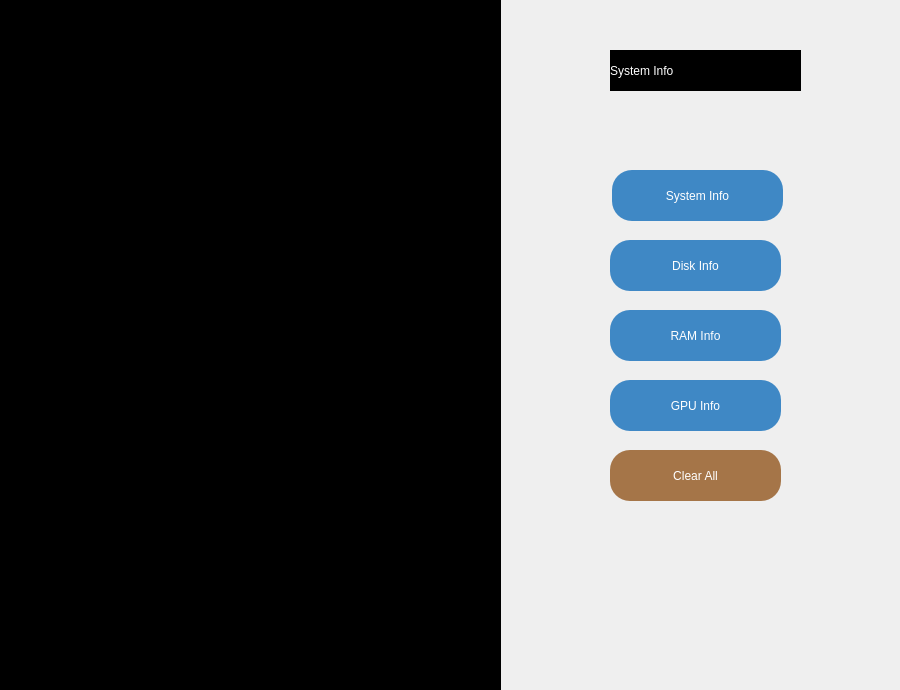
<?xml version="1.0" encoding="UTF-8"?>
<ui version="4.0">
 <class>Form</class>
 <widget class="QWidget" name="Form">
  <property name="geometry">
   <rect>
    <x>0</x>
    <y>0</y>
    <width>900</width>
    <height>690</height>
   </rect>
  </property>
  <property name="windowTitle">
   <string>Form</string>
  </property>
  <widget class="QWidget" name="verticalLayoutWidget">
   <property name="geometry">
    <rect>
     <x>0</x>
     <y>0</y>
     <width>501</width>
     <height>691</height>
    </rect>
   </property>
   <layout class="QVBoxLayout" name="verticalLayout">
    <item>
     <widget class="QTextEdit" name="outputScreen">
      <property name="styleSheet">
       <string notr="true">background-color: black;
color: #2EC4B6;
font-family: Consolas;
font-size: 12pt;
</string>
      </property>
      <property name="readOnly">
       <bool>true</bool>
      </property>
     </widget>
    </item>
   </layout>
  </widget>
  <widget class="QLabel" name="label">
   <property name="geometry">
    <rect>
     <x>500</x>
     <y>0</y>
     <width>401</width>
     <height>691</height>
    </rect>
   </property>
   <property name="text">
    <string/>
   </property>
   <property name="pixmap">
    <pixmap>./media/animated4.webp</pixmap>
   </property>
   <property name="scaledContents">
    <bool>true</bool>
   </property>
  </widget>
  <widget class="QLabel" name="label_2">
   <property name="geometry">
    <rect>
     <x>610</x>
     <y>50</y>
     <width>191</width>
     <height>41</height>
    </rect>
   </property>
   <property name="styleSheet">
    <string notr="true">font: 75 20pt &quot;MS Shell Dlg 2&quot;;
color: rgb(255, 255, 255);
background-color: rgb(0, 0, 0);</string>
   </property>
   <property name="text">
    <string>System Info</string>
   </property>
  </widget>
  <widget class="QPushButton" name="pushButton">
   <property name="geometry">
    <rect>
     <x>612</x>
     <y>170</y>
     <width>171</width>
     <height>51</height>
    </rect>
   </property>
   <property name="styleSheet">
    <string notr="true">QPushButton{
	background-color:#3F88C5;
	color:white;
	font: 14pt &quot;MS Shell Dlg 2&quot;;
	border-radius:20%;
}
QPushButton:hover{
	background-color:#A2AEBB;
}</string>
   </property>
   <property name="text">
    <string>System Info</string>
   </property>
  </widget>
  <widget class="QPushButton" name="pushButton_2">
   <property name="geometry">
    <rect>
     <x>610</x>
     <y>240</y>
     <width>171</width>
     <height>51</height>
    </rect>
   </property>
   <property name="styleSheet">
    <string notr="true">QPushButton{
	background-color:#3F88C5;
	color:white;
	font: 14pt &quot;MS Shell Dlg 2&quot;;
	border-radius:20%;
}
QPushButton:hover{
	background-color:#A2AEBB;
}</string>
   </property>
   <property name="text">
    <string>Disk Info</string>
   </property>
  </widget>
  <widget class="QPushButton" name="pushButton_3">
   <property name="geometry">
    <rect>
     <x>610</x>
     <y>310</y>
     <width>171</width>
     <height>51</height>
    </rect>
   </property>
   <property name="styleSheet">
    <string notr="true">QPushButton{
	background-color:#3F88C5;
	color:white;
	font: 14pt &quot;MS Shell Dlg 2&quot;;
	border-radius:20%;
}
QPushButton:hover{
	background-color:#A2AEBB;
}</string>
   </property>
   <property name="text">
    <string>RAM Info</string>
   </property>
  </widget>
  <widget class="QPushButton" name="pushButton_4">
   <property name="geometry">
    <rect>
     <x>610</x>
     <y>380</y>
     <width>171</width>
     <height>51</height>
    </rect>
   </property>
   <property name="styleSheet">
    <string notr="true">QPushButton{
	background-color:#3F88C5;
	color:white;
	font: 14pt &quot;MS Shell Dlg 2&quot;;
	border-radius:20%;
}
QPushButton:hover{
	background-color:#A2AEBB;
}</string>
   </property>
   <property name="text">
    <string>GPU Info</string>
   </property>
  </widget>
  <widget class="QPushButton" name="pushButton_5">
   <property name="geometry">
    <rect>
     <x>610</x>
     <y>450</y>
     <width>171</width>
     <height>51</height>
    </rect>
   </property>
   <property name="styleSheet">
    <string notr="true">QPushButton{
	background-color:#A57548;
	color:white;
	font: 14pt &quot;MS Shell Dlg 2&quot;;
	border-radius:20%;
}
QPushButton:hover{
	background-color:#F6C28B;
}</string>
   </property>
   <property name="text">
    <string>Clear All</string>
   </property>
  </widget>
 </widget>
 <resources/>
 <connections/>
</ui>
